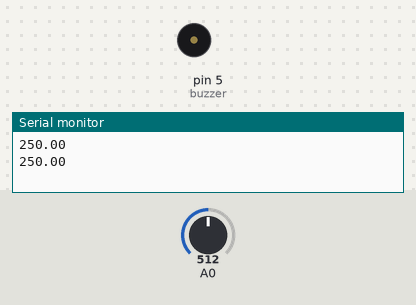
Recording of a sketch running on a simulated Arduino Uno, built with avr-gcc and run on an emulated ATmega328P. Shown: buzzer (waves = sounding), the last lines printed to the serial monitor. The inputs (shaded band) are chosen by the test bench; at power-on: A0 = 512.

Above: at 1.2 s.
1.3 s: A0 set to 67
3.2 s: A0 set to 56
At 4.6 s:
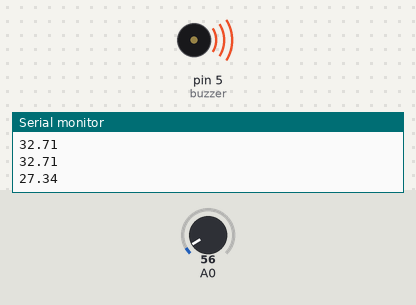
Timing chart, 0 to 6.2 s (numbered marks = the images above; inputs shaded):
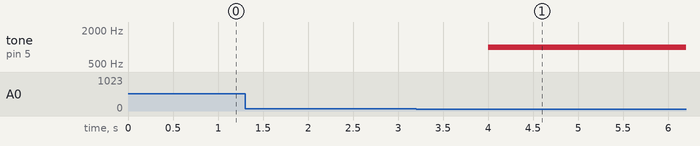

The sketch:

sketch_aug31a.ino
```cpp
#include <LM35.h>
const int buzzer = 5;
float temp;
LM35 lm35(A0);
void setup(){
  pinMode(5,OUTPUT);
  Serial.begin(9600);
}
void loop(){
  lm35.getTemp(CELCIUS);
  temp = lm35.getTemp();
  Serial.println(temp);
  if (temp < 30){
    tone(buzzer,1000);
    delay(1000);
  }
  else {
    noTone(buzzer);
    delay(1000);
  }

}
```

Measured:
- the behaviour switches between 62 and 61 on A0 (found by bisection; images 0 and 1)
- after the input at 3.2 s, tone on pin 5 (buzzer): silent → 1000 Hz after 0.80 s
